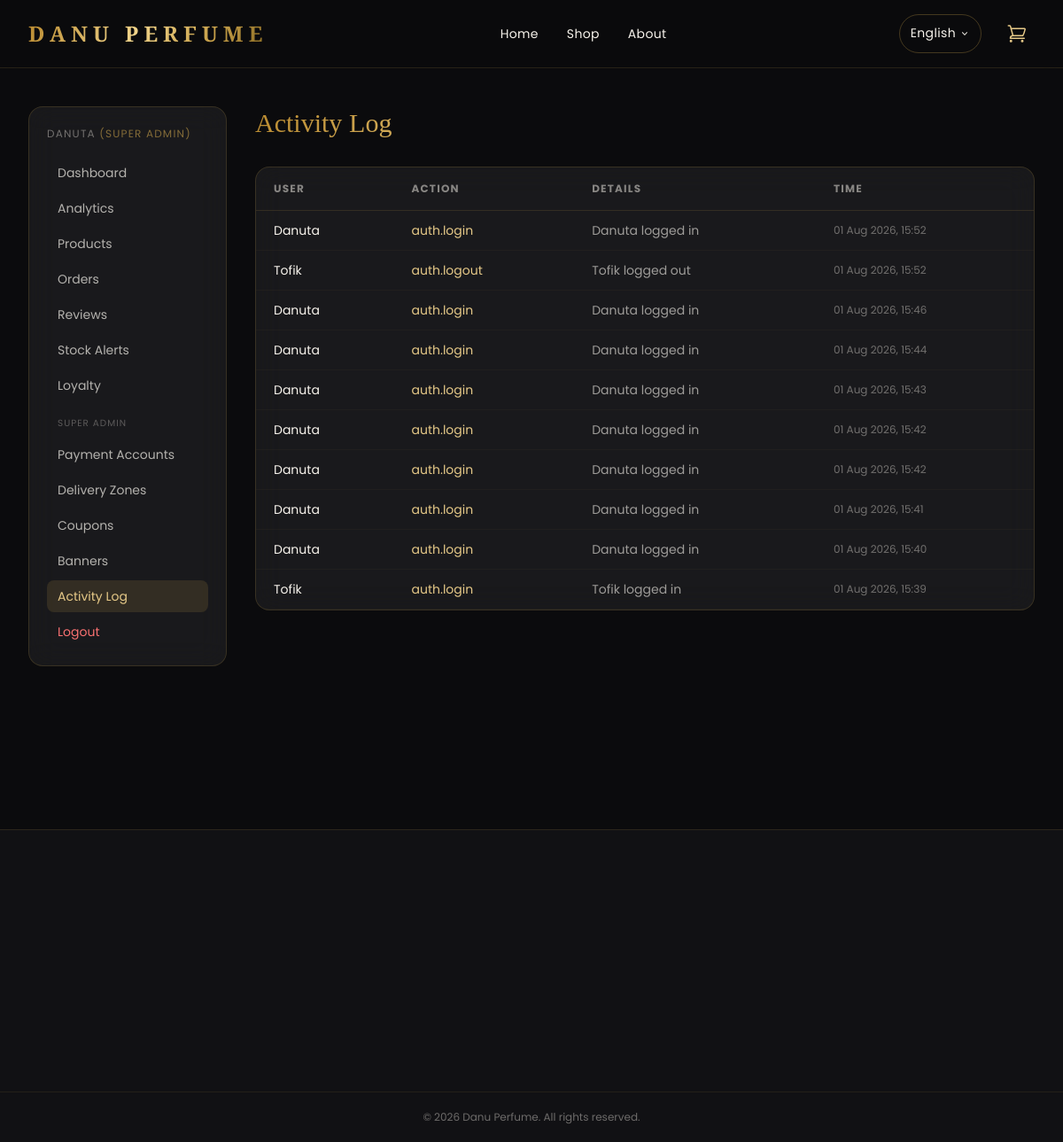
Before: /admin/activity-log (signed in) with the older database file.
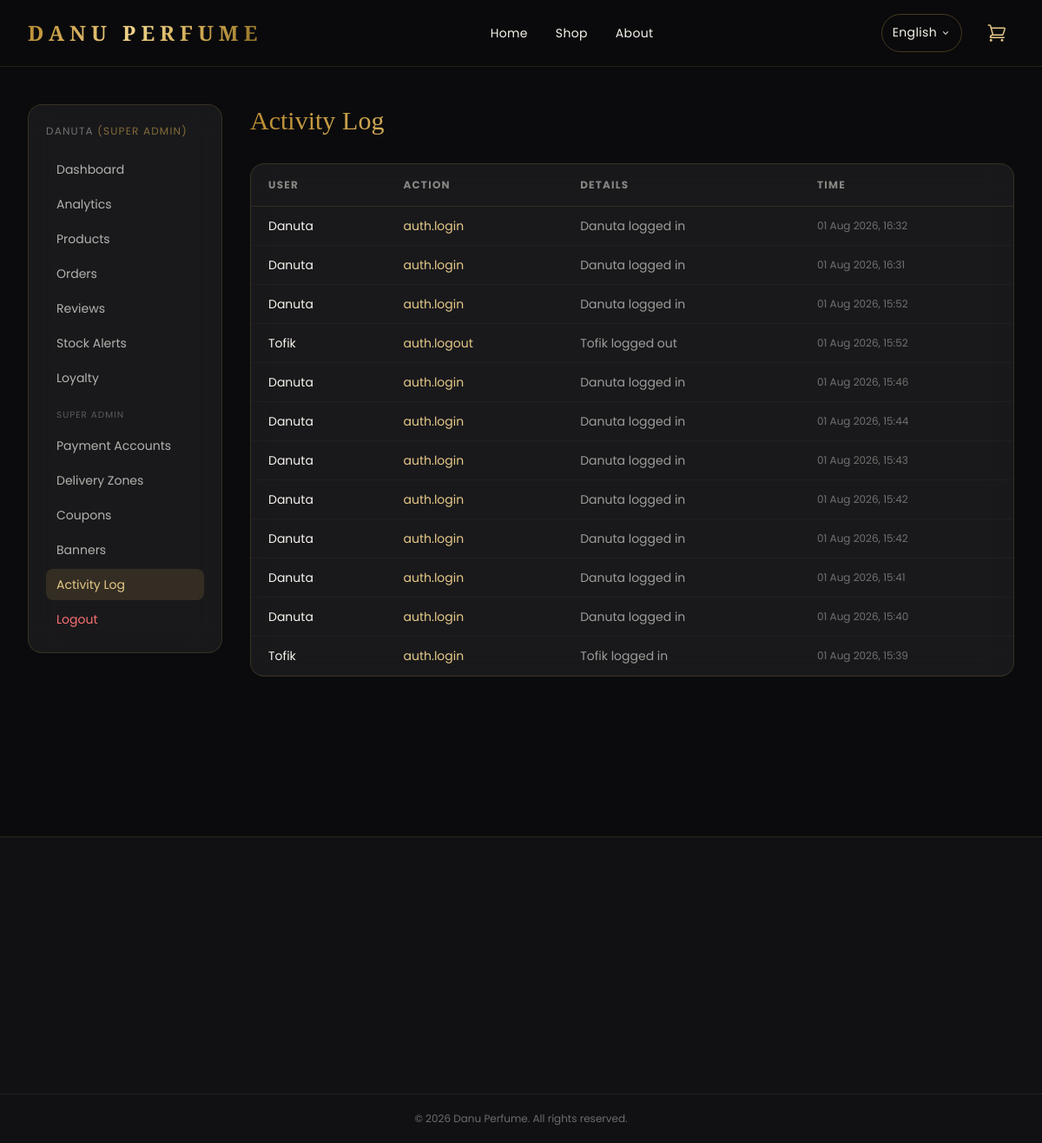
After: the same page with the newer database file.
### models.py (models this page shows, shortened)
class User(UserMixin, db.Model):
    __tablename__ = "users"
    ROLE_SUPER_ADMIN = "super_admin"     # full access: products, banks, orders, users, settings
    ROLE_ORDER_MANAGER = "order_manager"  # can view products, manage orders/delivery only
    id = db.Column(db.Integer, primary_key=True)
    full_name = db.Column(db.String(120), nullable=False, default="Admin")
    username = db.Column(db.String(60), unique=True, nullable=False, index=True)
    email = db.Column(db.String(120), unique=True, nullable=True, index=True)
    password_hash = db.Column(db.String(255), nullable=False)
    role = db.Column(db.String(30), nullable=False, default=ROLE_SUPER_ADMIN)
    is_admin = db.Column(db.Boolean, default=True, nullable=False)
    created_at = db.Column(db.DateTime, default=datetime.utcnow)
    @property
    def is_super_admin(self):
        return (self.role or self.ROLE_SUPER_ADMIN) == self.ROLE_SUPER_ADMIN

class ActivityLog(db.Model):
    __tablename__ = "activity_logs"
    id = db.Column(db.Integer, primary_key=True)
    user_id = db.Column(db.Integer, db.ForeignKey("users.id"), nullable=True)
    username = db.Column(db.String(60), nullable=False)  # snapshot in case user is later removed
    action = db.Column(db.String(120), nullable=False)   # e.g. "order.status_update"
    details = db.Column(db.String(500), nullable=True)
    created_at = db.Column(db.DateTime, default=datetime.utcnow)

### app.py (the view)
    @app.route("/admin/activity-log")
    @super_admin_required
    def admin_activity_log():
        logs = ActivityLog.query.order_by(ActivityLog.created_at.desc()).limit(200).all()
        return render_template("admin_dashboard.html", view="activity_log", logs=logs)

### translations.py (called while the page is built)
def get_text(key: str, lang: str = "en") -> str:
    lang_dict = TRANSLATIONS.get(lang, TRANSLATIONS["en"])
    if key in lang_dict:
        return lang_dict[key]
    return TRANSLATIONS["en"].get(key, key)

### templates/admin_dashboard.html (shortened to what this page needs)
{% extends "base.html" %}
{% block content %}
<div class="max-w-7xl mx-auto px-5 sm:px-8 py-10">
  <div class="flex flex-col md:flex-row gap-8">
    <aside class="md:w-56 shrink-0">
      <div class="glass rounded-2xl p-5 sticky top-24">
        <p class="text-xs uppercase tracking-widest text-danu-cream/40 mb-4">{{ current_user.full_name }} <span class="text-danu-gold/60">({{ (current_user.role or 'super_admin')|replace('_',' ')|title }})</span></p>
        <nav class="space-y-1 text-sm">
          <a href="{{ url_for('admin_dashboard') }}"
             class="block px-3 py-2 rounded-lg {% if view == 'overview' %}bg-danu-gold/15 text-danu-goldlight{% else %}text-danu-cream/70 hover:bg-danu-gold/5{% endif %}">
            {{ t('admin.dashboard.title') }}
          </a>
          <a href="{{ url_for('admin_analytics') }}"
             class="block px-3 py-2 rounded-lg {% if view == 'analytics' %}bg-danu-gold/15 text-danu-goldlight{% else %}text-danu-cream/70 hover:bg-danu-gold/5{% endif %}">
            Analytics
          </a>
          <a href="{{ url_for('admin_products') }}"
             class="block px-3 py-2 rounded-lg {% if view in ['products', 'product_form', 'products_import'] %}bg-danu-gold/15 text-danu-goldlight{% else %}text-danu-cream/70 hover:bg-danu-gold/5{% endif %}">
            {{ t('admin.nav.products') }}
          </a>
          <a href="{{ url_for('admin_orders') }}"
             class="block px-3 py-2 rounded-lg {% if view in ['orders', 'order_detail'] %}bg-danu-gold/15 text-danu-goldlight{% else %}text-danu-cream/70 hover:bg-danu-gold/5{% endif %}">
            {{ t('admin.nav.orders') }}
          </a>
          <a href="{{ url_for('admin_reviews') }}"
             class="block px-3 py-2 rounded-lg {% if view == 'reviews' %}bg-danu-gold/15 text-danu-goldlight{% else %}text-danu-cream/70 hover:bg-danu-gold/5{% endif %}">
            Reviews
          </a>
          <a href="{{ url_for('admin_stock_alerts') }}"
             class="block px-3 py-2 rounded-lg {% if view == 'stock_alerts' %}bg-danu-gold/15 text-danu-goldlight{% else %}text-danu-cream/70 hover:bg-danu-gold/5{% endif %}">
            Stock Alerts
          </a>
          <a href="{{ url_for('admin_loyalty') }}"
             class="block px-3 py-2 rounded-lg {% if view == 'loyalty' %}bg-danu-gold/15 text-danu-goldlight{% else %}text-danu-cream/70 hover:bg-danu-gold/5{% endif %}">
            Loyalty
          </a>
          {% if current_user.is_super_admin %}
          <p class="pt-3 pb-1 px-3 text-[0.65rem] uppercase tracking-widest text-danu-cream/30">Super Admin</p>
          <a href="{{ url_for('admin_banks') }}"
             class="block px-3 py-2 rounded-lg {% if view in ['banks', 'bank_form'] %}bg-danu-gold/15 text-danu-goldlight{% else %}text-danu-cream/70 hover:bg-danu-gold/5{% endif %}">
            Payment Accounts
          </a>
          <a href="{{ url_for('admin_delivery_zones') }}"
             class="block px-3 py-2 rounded-lg {% if view == 'delivery_zones' %}bg-danu-gold/15 text-danu-goldlight{% else %}text-danu-cream/70 hover:bg-danu-gold/5{% endif %}">
            Delivery Zones
          </a>
          <a href="{{ url_for('admin_coupons') }}"
             class="block px-3 py-2 rounded-lg {% if view == 'coupons' %}bg-danu-gold/15 text-danu-goldlight{% else %}text-danu-cream/70 hover:bg-danu-gold/5{% endif %}">
            Coupons
          </a>
          <a href="{{ url_for('admin_banners') }}"
             class="block px-3 py-2 rounded-lg {% if view in ['banners', 'banner_form'] %}bg-danu-gold/15 text-danu-goldlight{% else %}text-danu-cream/70 hover:bg-danu-gold/5{% endif %}">
            Banners
          </a>
          <a href="{{ url_for('admin_activity_log') }}"
             class="block px-3 py-2 rounded-lg {% if view == 'activity_log' %}bg-danu-gold/15 text-danu-goldlight{% else %}text-danu-cream/70 hover:bg-danu-gold/5{% endif %}">
            Activity Log
          </a>
          {% endif %}
          <a href="{{ url_for('admin_logout') }}" class="block px-3 py-2 rounded-lg text-red-400 hover:bg-red-500/10 mt-4">
            {{ t('admin.nav.logout') }}
          </a>
        </nav>
      </div>
    </aside>
    <div class="flex-1 min-w-0">
      {% if view == 'overview' %}
      <h1 class="font-serif text-3xl text-gold-gradient mb-8">{{ t('admin.dashboard.title') }}</h1>
      <div class="grid grid-cols-2 lg:grid-cols-4 gap-4 mb-10">
        <div class="glass-card rounded-2xl p-5">
          <p class="text-xs text-danu-cream/50 uppercase tracking-widest mb-1">{{ t('admin.dashboard.total_orders') }}</p>
          <p class="font-serif text-3xl text-danu-goldlight">{{ total_orders }}</p>
        </div>
        <div class="glass-card rounded-2xl p-5">
          <p class="text-xs text-danu-cream/50 uppercase tracking-widest mb-1">{{ t('admin.dashboard.total_sales') }}</p>
          <p class="font-serif text-3xl text-danu-goldlight">{{ currency }} {{ "%.2f"|format(total_sales) }}</p>
        </div>
        <div class="glass-card rounded-2xl p-5">
          <p class="text-xs text-danu-cream/50 uppercase tracking-widest mb-1">{{ t('admin.dashboard.pending_orders') }}</p>
          <p class="font-serif text-3xl text-danu-goldlight">{{ pending_orders }}</p>
        </div>
        <div class="glass-card rounded-2xl p-5">
          <p class="text-xs text-danu-cream/50 uppercase tracking-widest mb-1">Payment Methods</p>
          <p class="font-serif text-3xl text-danu-goldlight">{{ active_payment_accounts }}</p>
          <a href="{{ url_for('admin_banks') }}" class="text-xs text-danu-gold hover:underline mt-2 inline-block">Manage accounts</a>
        </div>
      </div>
      <div class="grid grid-cols-1 lg:grid-cols-2 gap-6">
        <div class="glass rounded-2xl p-6">
          <h3 class="font-serif text-lg text-danu-goldlight mb-4">Recent Orders</h3>
          <div class="space-y-3">
            {% for o in recent_orders %}
            <a href="{{ url_for('admin_order_detail', order_id=o.id) }}" class="flex items-center justify-between admin-row rounded-lg px-3 py-2 -mx-3">
              <div>
                <p class="text-sm">{{ o.order_code }}</p>
                <p class="text-xs text-danu-cream/50">{{ o.customer_name }}</p>
              </div>
              <span class="text-xs px-2 py-1 rounded-full
                {% if o.status == 'Pending' %}badge-pending{% elif o.status == 'Approved' %}badge-approved
                {% elif o.status == 'Out for Delivery' %}badge-delivery{% elif o.status == 'Delivered' %}badge-delivered
                {% else %}badge-cancelled{% endif %}">{{ o.status }}</span>
            </a>
            {% else %}
            <p class="text-sm text-danu-cream/40">No orders yet.</p>
            {% endfor %}
          </div>
        </div>
        <div class="glass rounded-2xl p-6">
          <h3 class="font-serif text-lg text-danu-goldlight mb-4">Low Stock Products</h3>
          <div class="space-y-3">
            {% for p in low_stock_products %}
            <div class="flex items-center justify-between px-1 py-2">
              <p class="text-sm">{{ p.name }}</p>
              <span class="text-xs text-red-400">{{ p.stock }} left</span>
            </div>
            {% else %}
            <p class="text-sm text-danu-cream/40">Stock levels look healthy.</p>
            {% endfor %}
          </div>
        </div>
      </div>
      {% elif view == 'activity_log' %}
      <h1 class="font-serif text-3xl text-gold-gradient mb-8">Activity Log</h1>
      <div class="glass rounded-2xl overflow-hidden overflow-x-auto">
        <table class="w-full text-sm">
          <thead class="text-left text-xs uppercase tracking-widest text-danu-cream/50 border-b border-danu-gold/15">
            <tr><th class="px-5 py-4">User</th><th class="px-5 py-4">Action</th><th class="px-5 py-4">Details</th><th class="px-5 py-4">Time</th></tr>
          </thead>
          <tbody>
            {% for log in logs %}
            <tr class="admin-row border-b border-danu-gold/5">
              <td class="px-5 py-3">{{ log.username }}</td>
              <td class="px-5 py-3 text-danu-goldlight">{{ log.action }}</td>
              <td class="px-5 py-3 text-danu-cream/60">{{ log.details }}</td>
              <td class="px-5 py-3 text-xs text-danu-cream/40">{{ log.created_at.strftime('%d %b %Y, %H:%M') }}</td>
            </tr>
            {% else %}
            <tr><td colspan="4" class="px-5 py-8 text-center text-danu-cream/40">No activity recorded yet.</td></tr>
            {% endfor %}
          </tbody>
        </table>
      </div>
      {% endif %}
    </div>
  </div>
</div>
{% endblock %}

### templates/base.html (shortened to what this page needs)
<!DOCTYPE html>
<html lang="{{ current_lang }}" class="scroll-smooth">
<head>
<script src="https://cdn.tailwindcss.com"></script>
<link rel="stylesheet" href="https://cdnjs.cloudflare.com/ajax/libs/animate.css/4.1.1/animate.min.css">
<link rel="stylesheet" href="{{ url_for('static', filename='css/style.css') }}">
</head>
<body class="font-sans bg-danu-black text-danu-cream antialiased"
      x-data="{ cartOpen: false }" @open-cart.window="cartOpen = true">
<nav class="glass-nav fixed top-0 left-0 right-0 z-40">
  <div class="max-w-7xl mx-auto px-5 sm:px-8 py-4 flex items-center justify-between">
    <a href="{{ url_for('index') }}" class="flex items-center gap-2 group">
      <span class="font-serif text-lg sm:text-2xl tracking-[0.25em] text-gold-gradient font-semibold">DANU PERFUME</span>
    </a>
    <div class="hidden md:flex items-center gap-8 text-sm tracking-wide">
      <a href="{{ url_for('index') }}" class="hover:text-danu-goldlight transition-colors">{{ t('nav.home') }}</a>
      <a href="{{ url_for('index') }}#shop" class="hover:text-danu-goldlight transition-colors">{{ t('nav.shop') }}</a>
      <a href="{{ url_for('index') }}#about" class="hover:text-danu-goldlight transition-colors">{{ t('nav.about') }}</a>
    </div>
    <div class="flex items-center gap-3 sm:gap-5">
      <div class="relative" x-data="{ open: false }" @click.outside="open = false">
        <button @click="open = !open"
                class="flex items-center gap-1 text-xs sm:text-sm tracking-wide border border-danu-gold/30 rounded-full px-3 py-1.5 hover:border-danu-gold/70 transition-colors">
          <span>{{ lang_names[current_lang] }}</span>
        </button>
      </div>
      <button @click="cartOpen = true" class="relative p-2 rounded-full hover:bg-danu-gold/10 transition-colors">
      </button>
    </div>
  </div>
</nav>
<main class="pt-20 pb-12">
  {% block content %}{% endblock %}
</main>
<footer class="mt-24 border-t border-danu-gold/15 bg-danu-charcoal/60">
  <div class="max-w-7xl mx-auto px-6 py-14 grid grid-cols-1 md:grid-cols-3 gap-10">
  </div>
  <div class="border-t border-danu-gold/10 py-5 text-center text-xs text-danu-cream/40">
    &copy; {{ now.year }} Danu Perfume. {{ t('footer.rights') }}
  </div>
</footer>
</body>
</html>

### static/css/style.css (style rules this page uses)
:root { --danu-gold: #c9a24b; --danu-gold-light: #e6c988; --danu-black: #0b0b0d; --danu-charcoal: #17161a; --danu-cream: #f7f3ec; }
html { scroll-behavior: smooth; scroll-padding-top: 6rem; }
body { font-family: 'Poppins', 'Noto Sans Ethiopic', sans-serif; background-color: var(--danu-black); color: var(--danu-cream); overflow-x: hidden; font-size: 16px; line-height: 1.7; -webkit-text-size-adjust: 100%; text-size-adjust: 100%; }
p, li, label, span, button { line-height: 1.7; }
input, select, textarea, button { font-size: 16px; min-height: 44px; }
.glass { background: rgba(255, 255, 255, 0.06); backdrop-filter: blur(16px) saturate(140%); -webkit-backdrop-filter: blur(16px) saturate(140%); border: 1px solid rgba(201, 162, 75, 0.18); }
.glass-nav { background: rgba(11, 11, 13, 0.55); backdrop-filter: blur(14px); -webkit-backdrop-filter: blur(14px); border-bottom: 1px solid rgba(201, 162, 75, 0.15); }
.text-gold-gradient { background: linear-gradient(120deg, #b98a2f, #f0d38a 45%, #c9a24b 75%, #8a6b23); -webkit-background-clip: text; background-clip: text; color: transparent; }

Changed rows visible on the page:
added ActivityLog: username "Danuta", action "auth.login", details "Danuta logged in", created_at "01 Aug 2026, 16:32"
added ActivityLog: username "Danuta", action "auth.login", details "Danuta logged in", created_at "01 Aug 2026, 16:31"
